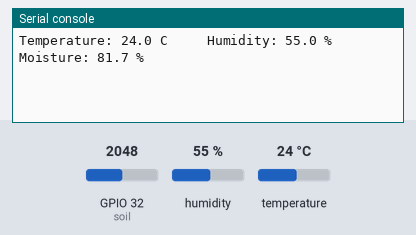
The program below on a simulated ESP32 board running MicroPython. Shown: the last lines printed to the serial console. The inputs (shaded band) are chosen by the test bench; at power-on: humidity 55 %, GPIO 32 (soil) = 2048, temperature 24 °C (analog values on the 0–4095 scale). The clock reads 2024-03-15 10:24:30 at power-on unless the program sets it.

Above: at 1.2 s.
1.3 s: humidity set to 22 %
At 3.8 s:
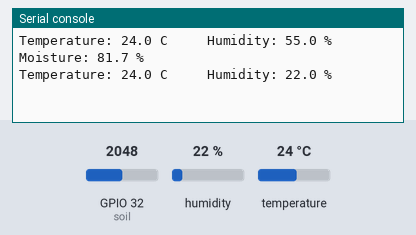
5.2 s: GPIO 32 (soil) set to 1550
At 6.5 s:
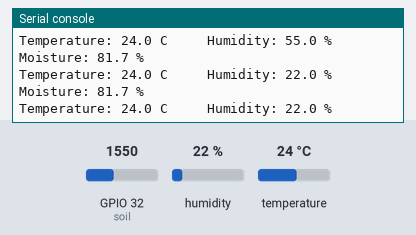
9.1 s: temperature set to 12 °C
At 9.1 s:
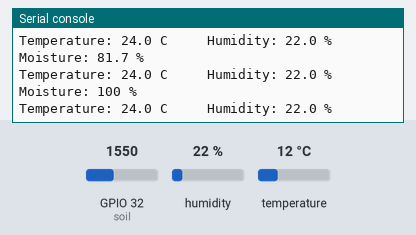
13.0 s: GPIO 32 (soil) set to 1630
At 16.7 s:
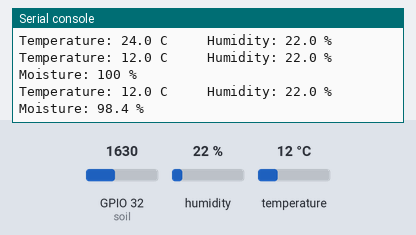
16.9 s: humidity set to 40 %
At 19.3 s:
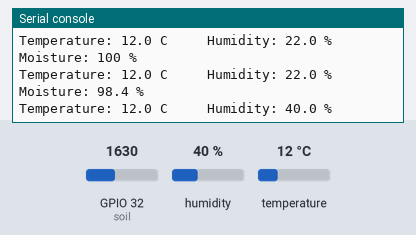
Timing chart, 0 to 20.8 s (numbered marks = the images above; inputs shaded):
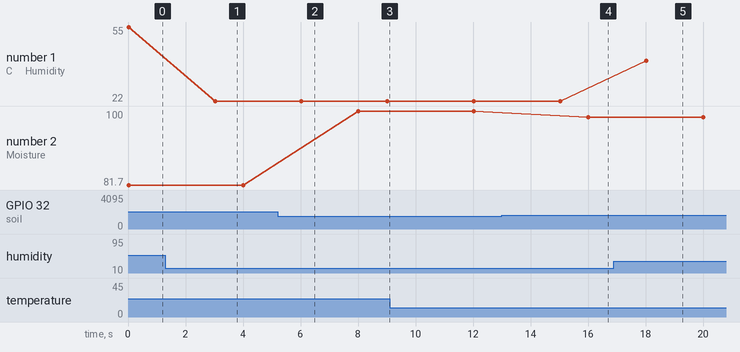

The program:

iot_pet.py
```python
import dht
from machine import Pin, ADC
from time import sleep, time

time_dht11 = 0
cb = dht.DHT11(Pin(33))

soil = ADC(Pin(32))
min_analog = 1590
max_analog = 4095
soil.atten(ADC.ATTN_11DB)
soil.width(ADC.WIDTH_12BIT)
time_doamdat = 0
total_doamdat = 0

def func_dht11():
    global time_dht11
    try:
        if (time() - time_dht11) > 2:
            cb.measure()
            nhiet_do = cb.temperature()
            do_am = cb.humidity()

            print('Temperature: %3.1f C' %nhiet_do, "   ", 'Humidity: %3.1f %%' %do_am)
            time_dht11 = time()
    except OSError as e:
        print('Khong co gia tri tra ve tu sensor.')

def func_doamdat():
    global time_doamdat, total_doamdat
    if (time() - time_doamdat) > 3:
        current_analog = soil.read()
        for i in range(1000):
            total_doamdat += current_analog
        moisture_per = ((total_doamdat/1000 - min_analog) / (max_analog - min_analog)) * 100
        if moisture_per<0:
            moisture_per = 0
        print('Moisture: ' f'{round((100-moisture_per), 1)} %')
        total_doamdat = 0
        time_doamdat = time()

while True:
    func_dht11()
    func_doamdat()
```

Measured:
- after the input at 1.3 s, the serial console: prints a new line after 1.7 s (image 1)
- after the input at 13.0 s, the serial console: prints a new line after 3.0 s (image 4)
- after the input at 16.9 s, the serial console: prints a new line after 1.1 s (image 5)
- plotted number 1: 55 → 22 after the input at 1.3 s, 22 → 40 after the input at 16.9 s
- plotted number 2: 81.7 → 100 after the input at 5.2 s, 100 → 98.4 after the input at 13.0 s
